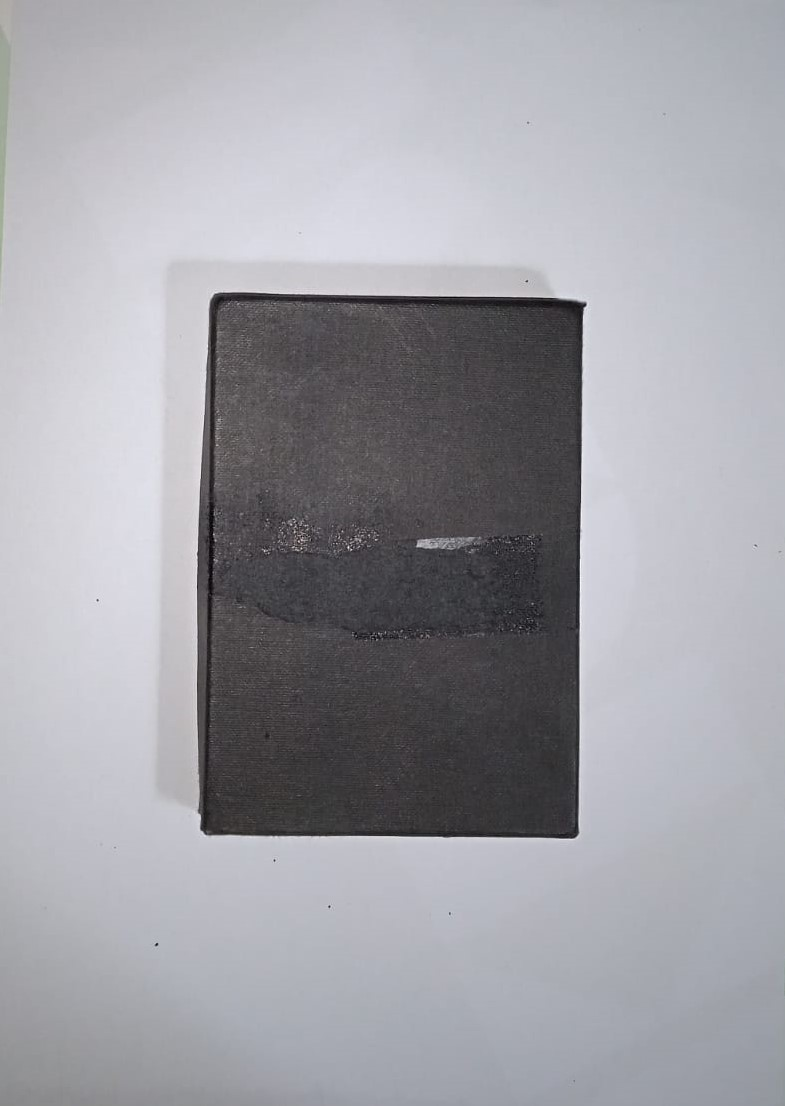
#> input picture 02. Using Aruco module/1.jpeg, 785 x 1106 px
$ python -i MyDetectionMethods.py   (imports and definitions only)
#> lines starting #> are read from the running program, lines starting #| are printed output that depends on the picture; after the words box and inside, x2 and y2 are one past the last pixel; in counts of white or black regions, pixels touching at a corner belong together
#> further down, picture is the input picture: shape (1106, 785, 3); mean B, G, R 166.4, 160.3, 160.4

import cv2 as cv
import numpy as np

class MyDetectionMethods():
    def __init__(self):
        pass

    def detectUsingThresh(self, img, threshVal = 140):
#> called with threshVal = 140
        imgGray = cv.cvtColor(img, cv.COLOR_BGR2GRAY)

        invertGray = cv.bitwise_not(imgGray)
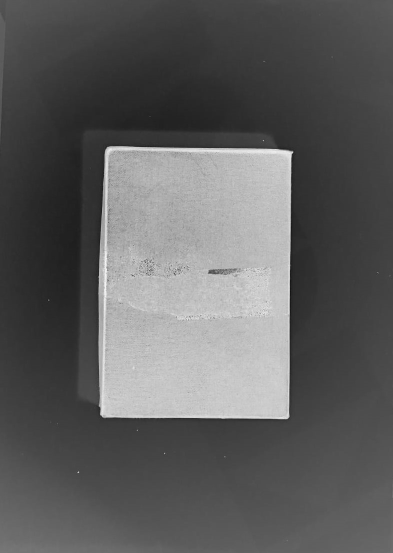
#> invertGray: shape (1106, 785) (shown at 1/2 size); min 5, max 254, mean 94
        ret, binaryThresh = cv.threshold(invertGray, threshVal, 255, cv.THRESH_BINARY)
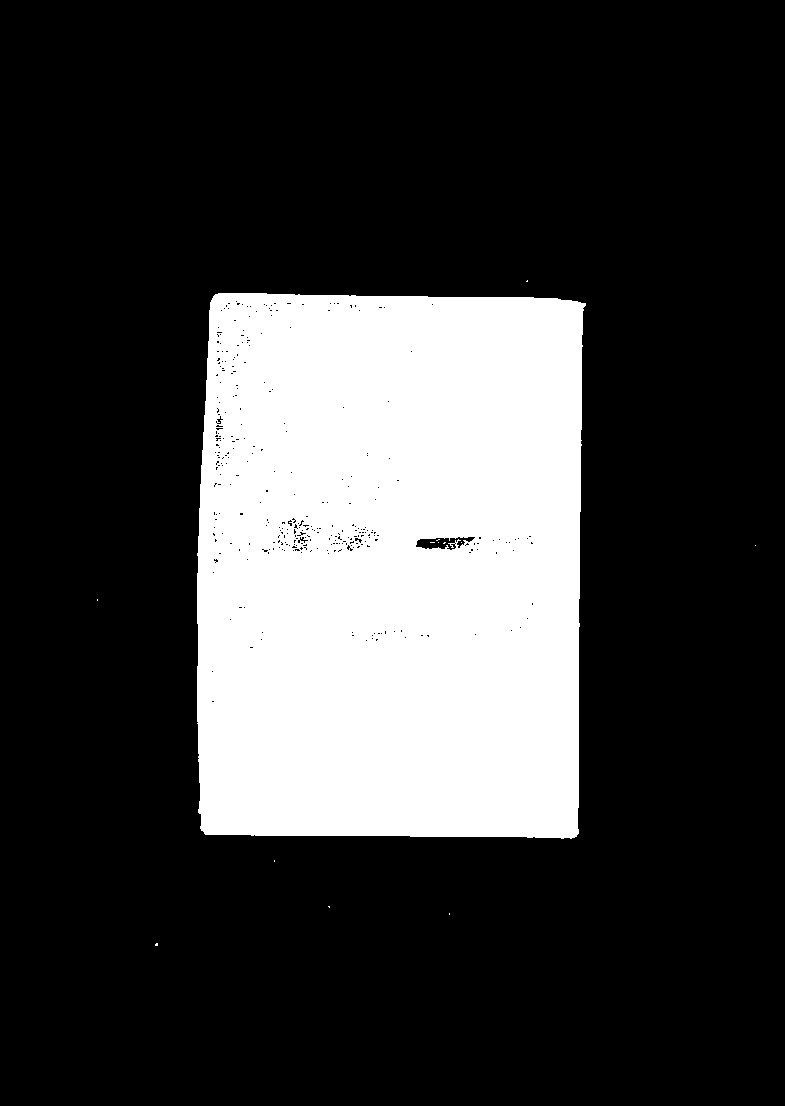
#> binaryThresh: shape (1106, 785); 23.5% white; 13 white regions (12 under 20 px)
#> ret = 140

        contours, hierarchy = cv.findContours(binaryThresh, cv.RETR_LIST, cv.CHAIN_APPROX_SIMPLE)
#> contours = 359 contours, 353 with area under 20; largest, box (x1, y1, x2, y2) and area: (197, 293, 586, 839) 204118, (415, 536, 476, 551) 530, (216, 415, 224, 425) 32, (299, 536, 309, 544) 30, (354, 537, 363, 544) 26, (287, 519, 293, 527) 24

        objectContours = []

        for cont in contours:
            area = cv.contourArea(cont)

            if area > 2000:
                objectContours.append(cont)
#> this loop made 359 passes
#> area on pass 358: 204118
#> after the loop, objectContours = 1 contour; box (x1, y1, x2, y2) and area: (197, 293, 586, 839) 204118

        return objectContours

    # [22 lines left out: function detectUsingCanny, not called in this run]


# [22 lines of commented-out code are left out]

>>> import cv2
>>> picture = cv2.imread('1.jpeg')
>>> result = MyDetectionMethods().detectUsingThresh(picture)
#> result has the same summary as objectContours in detectUsingThresh
